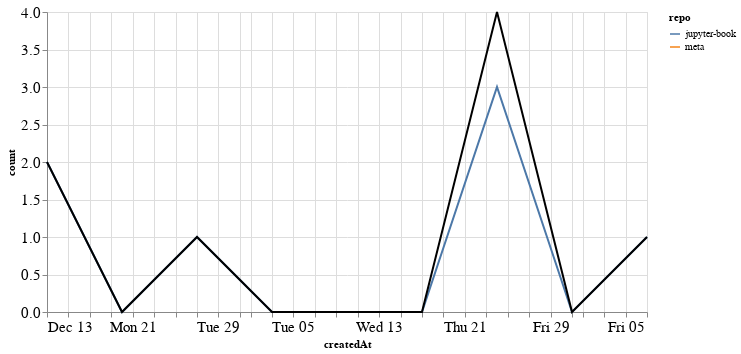

Source (notebook cell):
### Markdown cell above
### PRs

### Code cell
prs_time = prs.groupby('repo').resample('W', on='createdAt').count()['author'].reset_index()
prs_time = prs_time.rename(columns={'author': 'count'})
prs_time_total = prs_time.groupby('createdAt').agg({"count": "sum"}).reset_index()

ch1 = alt.Chart(prs_time, width=600).mark_line().encode(
    x='createdAt',
    y='count',
    color='repo',
    tooltip="repo"
)

ch2 = alt.Chart(prs_time_total, width=600).mark_line(color="black").encode(
    x='createdAt',
    y='count',
)

ch1 + ch2

### Figure 1 — Vega-Lite specification as saved in the notebook (floating-point values rounded to 4 significant figures)
{"config": {"axisLeft": {"labelFontSize": 15}, "axisBottom": {"labelFontSize": 15}}, "layer": [{"data": {"name": "data-1fcb9e1e873f1d19b5cb74b3d6ad3851"}, "mark": "line", "encoding": {"color": {"type": "nominal", "field": "repo"}, "tooltip": {"type": "nominal", "field": "repo"}, "x": {"type": "temporal", "field": "createdAt"}, "y": {"type": "quantitative", "field": "count"}}, "width": 600}, {"data": {"name": "data-3029cdbcac1e3c078cd68bc7b99cfe04"}, "mark": {"type": "line", "color": "black"}, "encoding": {"x": {"type": "temporal", "field": "createdAt"}, "y": {"type": "quantitative", "field": "count"}}, "width": 600}], "$schema": "https://vega.github.io/schema/vega-lite/v4.8.1.json", "datasets": {"data-1fcb9e1e873f1d19b5cb74b3d6ad3851": [{"repo": "jupyter-book", "createdAt": "2020-12-13T00:00:00", "count": 2}, {"repo": "jupyter-book", "createdAt": "2020-12-20T00:00:00", "count": 0}, {"repo": "jupyter-book", "createdAt": "2020-12-27T00:00:00", "count": 1}, {"repo": "jupyter-book", "createdAt": "2021-01-03T00:00:00", "count": 0}, {"repo": "jupyter-book", "createdAt": "2021-01-10T00:00:00", "count": 0}, {"repo": "jupyter-book", "createdAt": "2021-01-17T00:00:00", "count": 0}, {"repo": "jupyter-book", "createdAt": "2021-01-24T00:00:00", "count": 3}, {"repo": "jupyter-book", "createdAt": "2021-01-31T00:00:00", "count": 0}, {"repo": "jupyter-book", "createdAt": "2021-02-07T00:00:00", "count": 1}, {"repo": "meta", "createdAt": "2021-01-24T00:00:00", "count": 1}], "data-3029cdbcac1e3c078cd68bc7b99cfe04": [{"createdAt": "2020-12-13T00:00:00", "count": 2}, {"createdAt": "2020-12-20T00:00:00", "count": 0}, {"createdAt": "2020-12-27T00:00:00", "count": 1}, {"createdAt": "2021-01-03T00:00:00", "count": 0}, {"createdAt": "2021-01-10T00:00:00", "count": 0}, {"createdAt": "2021-01-17T00:00:00", "count": 0}, {"createdAt": "2021-01-24T00:00:00", "count": 4}, {"createdAt": "2021-01-31T00:00:00", "count": 0}, {"createdAt": "2021-02-07T00:00:00", "count": 1}]}}
